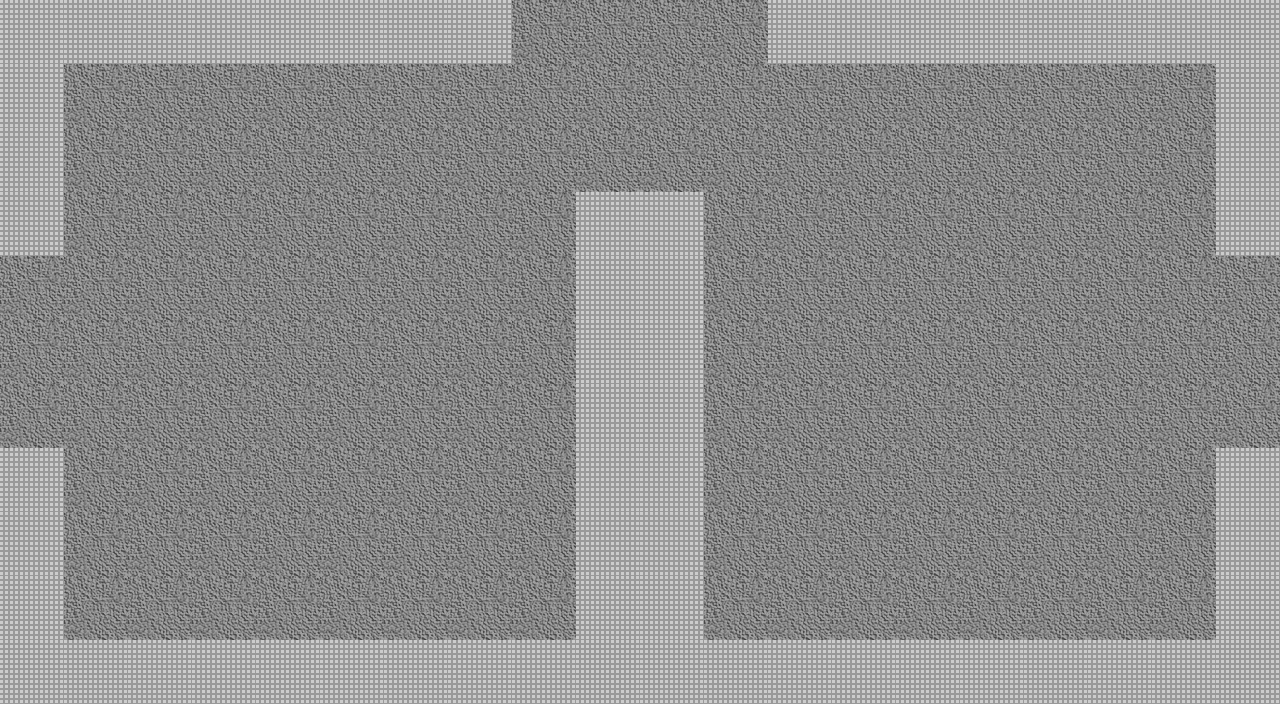

A 2D game scene composited from a Tiled map and its tileset images. What follows is a short description and the map's XML, with each tile layer's data collapsed to a summary:
An orthogonal 20x11 tile map with 64x64 px tiles, 2 tile layers (Floor, Wall), 3 tilesets and 15 objects.

<map version="1.0" orientation="orthogonal" renderorder="right-down" width="20" height="11" tilewidth="64" tileheight="64" nextobjectid="36">
 <properties>
  <property name="unity:resource" value="True" />
  <property name="unity:tag" value="Room" />
 </properties>
 <tileset firstgid="1" source="DungeonTilePH.tsx" />
 <tileset firstgid="3" source="MobSpawner.tsx" />
 <tileset firstgid="8" source="DestructSpawn.tsx" />
 <layer name="Floor" width="20" height="11">
  <properties>
   <property name="unity:sortingLayerName" value="Floor" />
   <property name="unity:tag" value="Floor" />
  </properties>
  <data>[220 cells, 220 non-empty, 1 distinct tile ids]</data>
 </layer>
 <layer name="Wall" width="20" height="11">
  <properties>
   <property name="ChildTag" value="Wall" />
   <property name="unity:tag" value="Wall" />
  </properties>
  <data>[220 cells, 62 non-empty, 1 distinct tile ids]</data>
 </layer>
 <objectgroup name="Destructables">
  <object id="26" gid="8" x="1152" y="128" width="64" height="64" />
  <object id="27" gid="8" x="1152" y="640" width="64" height="64" />
  <object id="28" gid="8" x="64" y="128" width="64" height="64" />
  <object id="29" gid="8" x="64" y="640" width="64" height="64" />
  <object id="30" gid="8" x="512" y="256" width="64" height="64" />
  <object id="31" gid="8" x="704" y="256" width="64" height="64" />
 </objectgroup>
 <objectgroup name="Mobs">
  <object id="24" gid="4" x="256" y="384" width="64" height="64" />
  <object id="25" gid="4" x="896" y="384" width="64" height="64" />
  <object id="32" gid="3" x="832" y="384" width="64" height="64" />
  <object id="33" gid="3" x="320" y="384" width="64" height="64" />
  <object id="34" gid="3" x="192" y="384" width="64" height="64" />
  <object id="35" gid="3" x="960" y="384" width="64" height="64" />
 </objectgroup>
 <objectgroup name="Exits">
  <object id="17" x="512" y="0" width="256" height="32">
   <properties>
    <property name="Exit" value="N" />
   </properties>
  </object>
  <object id="18" x="0" y="256" width="32" height="192">
   <properties>
    <property name="Exit" value="W" />
   </properties>
  </object>
  <object id="19" x="1248" y="256" width="32" height="192">
   <properties>
    <property name="Exit" value="E" />
   </properties>
  </object>
 </objectgroup>
</map>
